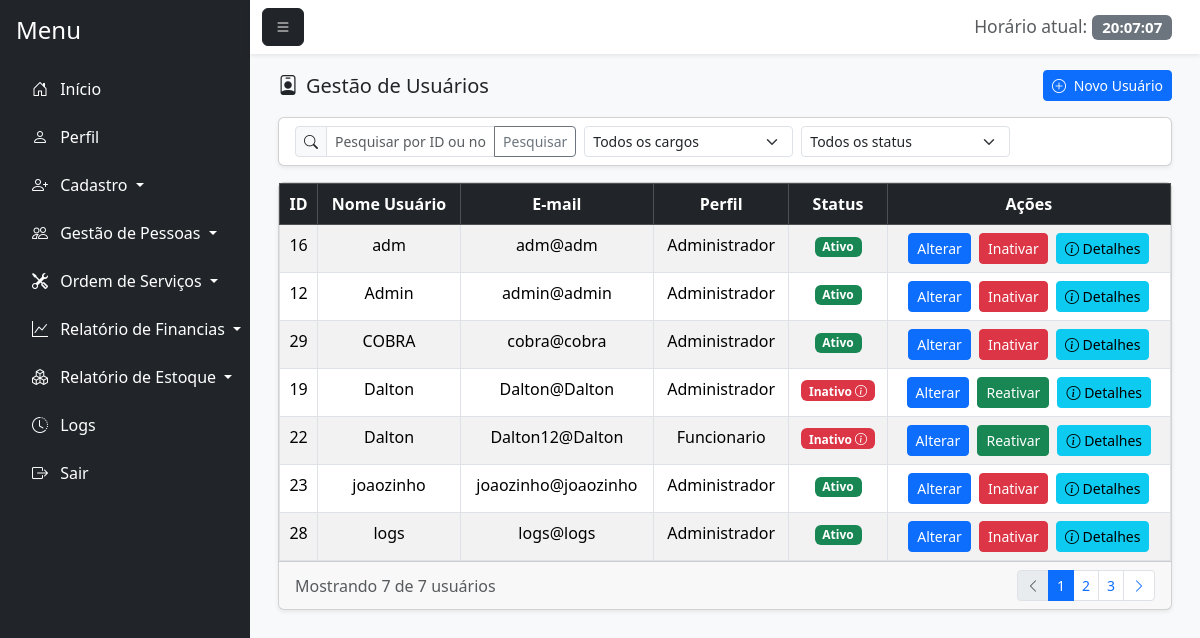
/gestao_usuario.php (signed in), run on an earlier commit of the app's database.
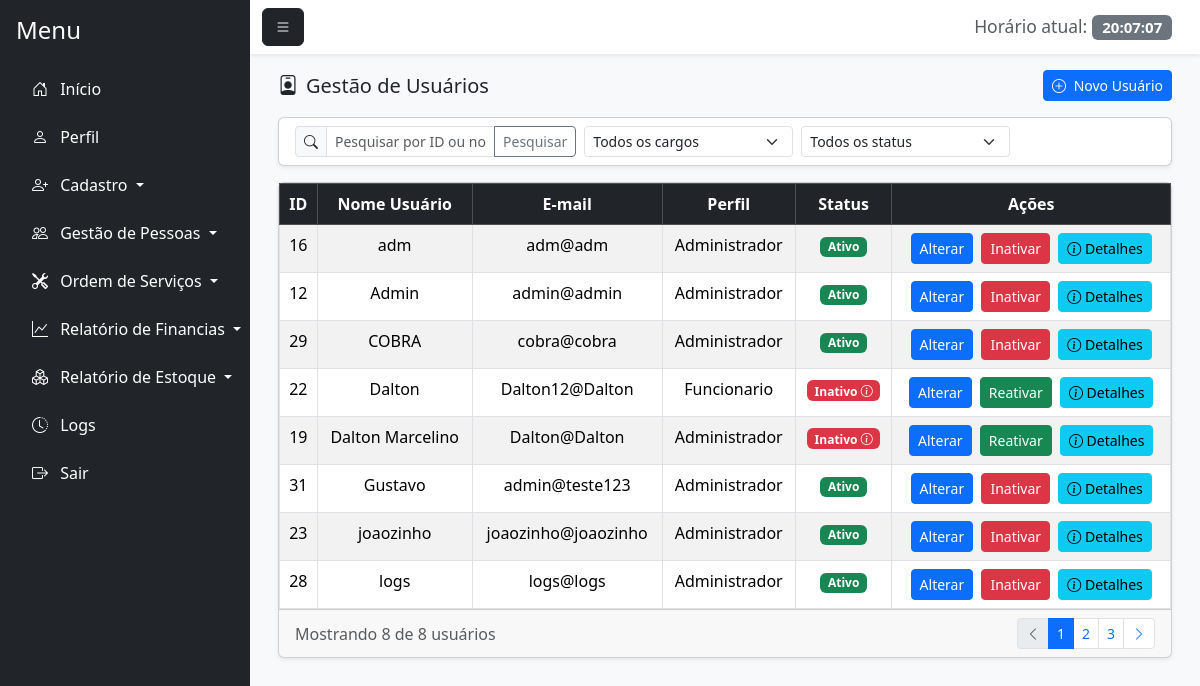
And on a later commit of the database.
### tables this page shows
CREATE TABLE `usuario` (
  `id_usuario` int(11) NOT NULL,
  `nome_usuario` varchar(100) NOT NULL,
  `senha` varchar(255) NOT NULL,
  `email` varchar(100) NOT NULL,
  `senha_temporaria` tinyint(1) DEFAULT 0,
  `id_perfil` int(11) NOT NULL,
  `status` enum('Ativo','Inativo') DEFAULT 'Ativo',
  `id_motivo_inatividade` int(11) DEFAULT NULL,
  `data_inatividade` date DEFAULT NULL,
  `observacao_inatividade` text DEFAULT NULL
);

CREATE TABLE `perfil` (
  `id_perfil` int(11) NOT NULL,
  `nome_perfil` varchar(100) NOT NULL
);

### gestao_usuario.php (the view, shortened to what the changed rows need)
<?php
    require_once 'conexao.php';
    $sql = "SELECT u.*, p.nome_perfil, m.descricao as motivo_inatividade
            FROM usuario u
            LEFT JOIN perfil p ON u.id_perfil = p.id_perfil
            LEFT JOIN motivo_inatividade m ON u.id_motivo_inatividade = m.id_motivo";
    $sql .= " ORDER BY u.nome_usuario ASC";
    $stmt = $pdo->prepare($sql);
    $stmt->execute();
    $usuarios = $stmt->fetchAll(PDO::FETCH_ASSOC);
$stmt->execute();
$usuarios = $stmt->fetchALL(PDO::FETCH_ASSOC);
?>
<!DOCTYPE html>
<html lang="pt-BR">
<head>
    <link href="https://cdn.jsdelivr.net/npm/bootstrap@5.3.7/dist/css/bootstrap.min.css" rel="stylesheet">
    <link rel="stylesheet" href="https://cdn.jsdelivr.net/npm/bootstrap-icons@1.11.1/font/bootstrap-icons.css">
    <link href="https://cdn.jsdelivr.net/npm/bootstrap-icons@1.11.1/font/bootstrap-icons.css" rel="stylesheet">
    <link rel="stylesheet" href="css/login.css">
</head>
<body class="bg-light">
    <div class="d-flex vh-100 bg-light">
        <div class="flex-grow-1 d-flex flex-column">
            <div class="flex-grow-1 p-3" style="overflow-y: auto;">
                <div class="container-fluid">
                    <div class="card shadow-sm">
                        <div class="card-body p-0">
                            <div class="table-responsive">
                                <?php if(!empty($usuarios)): ?>
                                    <table class="table table-striped table-hover table-bordered mb-0">
                                        <thead class="table-dark">
                                            <tr>
                                                <th><center>ID</center></th>
                                                <th><center>Nome Usuário</center></th>
                                                <th><center>E-mail</center></th>
                                                <th><center>Perfil</center></th>
                                                <th><center>Status</center></th>
                                                <th class="text-center">Ações</th>
                                            </tr>
                                        </thead>
                                        <tbody>
                                            <?php foreach($usuarios as $usuario): ?>
                                                <tr>
                                                    <td><center><?=htmlspecialchars($usuario['id_usuario'])?></center></td>
                                                    <td><center><?=htmlspecialchars($usuario['nome_usuario'])?></center></td>
                                                    <td><center><?=htmlspecialchars($usuario['email'])?></center></td>
                                                    <td><center><?=htmlspecialchars($usuario['nome_perfil'])?></center></td>
                                                    <td>
                                                        <center>
                                                            <?php if($usuario['status'] == 'Ativo'): ?>
                                                                <span class="badge bg-success">Ativo</span>
                                                            <?php else: ?>
                                                                <span class="badge bg-danger badge-details" onclick="mostrarDetalhesUsuario(<?=htmlspecialchars($usuario['id_usuario'])?>)">
                                                                    Inativo <i class="bi bi-info-circle"></i>
                                                                </span>
                                                            <?php endif; ?>
                                                        </center>
                                                    </td>
                                                    <td class="text-center">
                                                        <a href="#" class="btn btn-sm btn-primary me-1" onclick="carregarDadosUsuario(<?=htmlspecialchars($usuario['id_usuario'])?>)">Alterar</a>
                                                        <?php if($usuario['status'] == 'Ativo'): ?>
                                                            <a href="inativar_usuario.php?id=<?=htmlspecialchars($usuario['id_usuario'])?>" class="btn btn-sm btn-danger me-1">Inativar</a>
                                                        <?php else: ?>
                                                            <a href="gestao_usuario.php?id=<?=htmlspecialchars($usuario['id_usuario'])?>&acao=reativar" class="btn btn-sm btn-success me-1" onclick="return confirm('Tem certeza que deseja reativar este usuário?')">Reativar</a>
                                                        <?php endif; ?>
                                                        <button class="btn btn-sm btn-info" onclick="mostrarDetalhesUsuario(<?=htmlspecialchars($usuario['id_usuario'])?>)">
                                                            <i class="bi bi-info-circle"></i> Detalhes
                                                        </button>
                                                    </td>
                                                </tr>
                                            <?php endforeach;?>
                                        </tbody>
                                    </table>
                                <?php else: ?><br>
                                    <center><p>Nenhum usuário encontrado.</p></center>
                                <?php endif; ?>
                        </div>
                        <div class="card-footer py-2">
                            <div class="d-flex justify-content-between align-items-center">
                                <div>
                                    <span class="text-muted">Mostrando <?= count($usuarios) ?> de <?= count($usuarios) ?> usuários</span>
                                </div>
                            </div>
                        </div>
                    </div>
                </div>
            </div>
</body>
</html>

What changed in the data, as far as the page shows it:
shown differently, row unchanged: usuario "Dalton": moves up the list
changed usuario "Dalton@Dalton": nome_usuario "Dalton" → "Dalton Marcelino"
added usuario: id_usuario "31", nome_usuario "Gustavo", email "admin@teste123", id_perfil.nome_perfil "Administrador", status "Ativo"
Also different on the page:
count($usuarios): "7" → "8"
